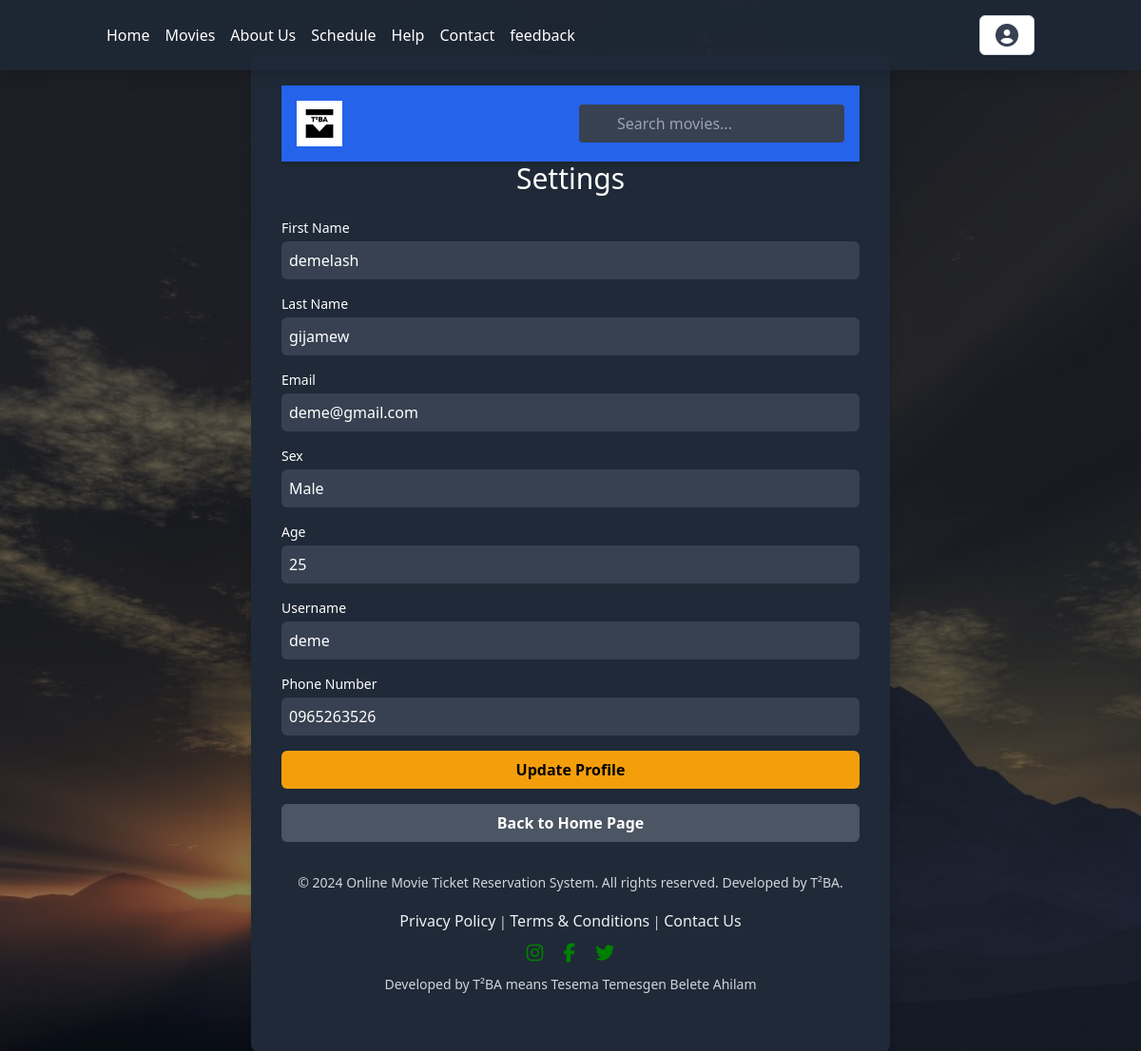
Screenshot of /customer/myprofile.php (signed in) with the database file from the repository.
### tables this page shows
CREATE TABLE `user` (
  `UserID` int(11) NOT NULL,
  `Fname` varchar(100) NOT NULL,
  `Lname` varchar(100) NOT NULL,
  `Email` varchar(100) NOT NULL,
  `Phone` varchar(15) NOT NULL,
  `Username` varchar(50) NOT NULL,
  `Password` varchar(255) NOT NULL,
  `Sex` enum('Male','Female','Other') NOT NULL,
  `Age` int(3) NOT NULL CHECK (`Age` > 0),
  `RegistrationDate` datetime NOT NULL DEFAULT current_timestamp(),
  `Role` enum('Admin','Customer','Staff') NOT NULL,
  `profilephoto` varchar(255) DEFAULT NULL
);

### customer/myprofile.php (the view, shortened to what this page needs)
<?php
include '../config/db.php';
$userID = $_SESSION['UserID'];
$sql = "SELECT Fname, Lname, Email, Sex, Age, Username, Phone FROM user WHERE UserID = ?";
$stmt = $conn->prepare($sql);
$stmt->bind_param("i", $userID);
$stmt->execute();
$result = $stmt->get_result();
$user = $result->fetch_assoc();
?>
<!DOCTYPE html>
<html lang="en">
<head>
    <link href="https://cdn.jsdelivr.net/npm/tailwindcss@2.2.19/dist/tailwind.min.css" rel="stylesheet">
</head>
<body class="bg-gray-900 text-white min-h-screen flex items-center justify-center relative">
    <div class="form-container p-8 rounded-lg shadow-lg bg-gray-800 w-full max-w-2xl animate__animated animate__fadeIn">
        <?php include 'header.php'; ?>
        <h1 class="text-center text-3xl mb-6">Settings</h1>
        <form method="POST" action="myprofile.php">
            <div class="mb-4">
                <label for="Fname" class="block text-sm font-medium">First Name</label>
                <input type="text" id="Fname" name="Fname" value="<?php echo htmlspecialchars($user['Fname']); ?>" placeholder="First Name" class="mt-1 p-2 block w-full rounded-md bg-gray-700 border-transparent focus:border-yellow-500 focus:ring-2 focus:ring-yellow-500 text-white" required>
            </div>
            <div class="mb-4">
                <label for="Lname" class="block text-sm font-medium">Last Name</label>
                <input type="text" id="Lname" name="Lname" value="<?php echo htmlspecialchars($user['Lname']); ?>" placeholder="Last Name" class="mt-1 p-2 block w-full rounded-md bg-gray-700 border-transparent focus:border-yellow-500 focus:ring-2 focus:ring-yellow-500 text-white" required>
            </div>
            <div class="mb-4">
                <label for="Email" class="block text-sm font-medium">Email</label>
                <input type="email" id="Email" name="Email" value="<?php echo htmlspecialchars($user['Email']); ?>" placeholder="Email" class="mt-1 p-2 block w-full rounded-md bg-gray-700 border-transparent focus:border-yellow-500 focus:ring-2 focus:ring-yellow-500 text-white" required>
            </div>
            <div class="mb-4">
                <label for="Sex" class="block text-sm font-medium">Sex</label>
                <input type="text" id="Sex" name="Sex" value="<?php echo htmlspecialchars($user['Sex']); ?>" placeholder="Sex" class="mt-1 p-2 block w-full rounded-md bg-gray-700 border-transparent focus:border-yellow-500 focus:ring-2 focus:ring-yellow-500 text-white" required>
            </div>
            <div class="mb-4">
                <label for="Age" class="block text-sm font-medium">Age</label>
                <input type="number" id="Age" name="Age" value="<?php echo htmlspecialchars($user['Age']); ?>" placeholder="Age" class="mt-1 p-2 block w-full rounded-md bg-gray-700 border-transparent focus:border-yellow-500 focus:ring-2 focus:ring-yellow-500 text-white" required>
            </div>
            <div class="mb-4">
                <label for="username" class="block text-sm font-medium">Username</label>
                <input type="text" id="username" name="username" value="<?php echo htmlspecialchars($user['Username']); ?>" placeholder="Username" class="mt-1 p-2 block w-full rounded-md bg-gray-700 border-transparent focus:border-yellow-500 focus:ring-2 focus:ring-yellow-500 text-white" required>
            </div>
            <div class="mb-4">
                <label for="phone_number" class="block text-sm font-medium">Phone Number</label>
                <input type="text" id="phone_number" name="phone_number" value="<?php echo htmlspecialchars($user['Phone']); ?>" placeholder="Phone Number" class="mt-1 p-2 block w-full rounded-md bg-gray-700 border-transparent focus:border-yellow-500 focus:ring-2 focus:ring-yellow-500 text-white" required>
            </div>
            <div>
                <button type="submit" class="w-full py-2 px-4 bg-yellow-500 text-black font-semibold rounded-md hover:bg-yellow-600 transition duration-300">Update Profile</button>
            </div>
        </form>
        <div class="mt-4">
            <a href="customer_dashboard.php" class="w-full py-2 px-4 bg-gray-600 text-white font-semibold rounded-md hover:bg-gray-700 transition duration-300 block text-center">Back to Home Page</a>
        </div>
        <?php include '../footer.php'; ?>
    </div>
</body>
</html>

### customer/myprofile.php (style rules this page uses)
body::before { content: ""; position: absolute; top: 0; left: 0; right: 0; bottom: 0; background-image: url('../img/bacc.jpg'); background-size: cover; background-position: center; background-repeat: no-repeat; opacity: 0.5; z-index: -1; }
.form-container { max-height: 90vh; overflow-y: auto; }

### customer/header.php (style rules this page uses)
body { background-color: #f8f9fa; color: #343a40; }

### footer.php (style rules this page uses)
a { color: green; }

### rows the page displays
user: Fname "demelash", Lname "gijamew", Email "deme@gmail.com", Sex "Male", Age "25", username "deme", phone_number "0965263526"
